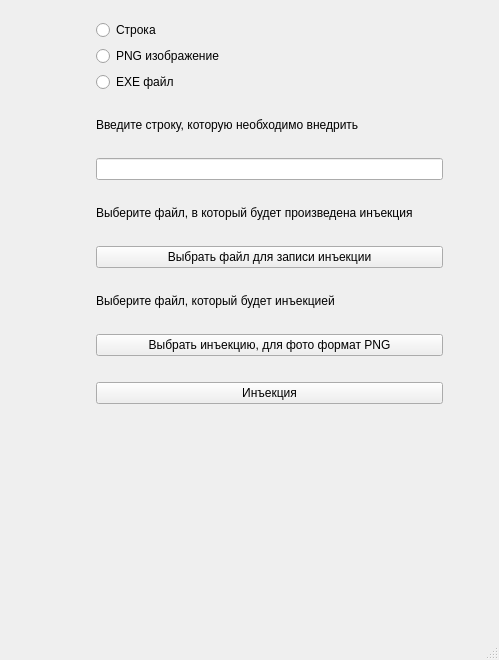
<?xml version="1.0" encoding="UTF-8"?>
<ui version="4.0">
 <class>MainWindow</class>
 <widget class="QMainWindow" name="MainWindow">
  <property name="geometry">
   <rect>
    <x>0</x>
    <y>0</y>
    <width>499</width>
    <height>660</height>
   </rect>
  </property>
  <property name="windowTitle">
   <string>MainWindow</string>
  </property>
  <widget class="QWidget" name="centralwidget">
   <widget class="QWidget" name="formLayoutWidget">
    <property name="geometry">
     <rect>
      <x>90</x>
      <y>20</y>
      <width>353</width>
      <height>491</height>
     </rect>
    </property>
    <layout class="QFormLayout" name="formLayout">
     <item row="1" column="1">
      <layout class="QVBoxLayout" name="InjectTypeLayout">
       <item>
        <widget class="QRadioButton" name="String">
         <property name="text">
          <string>Строка</string>
         </property>
        </widget>
       </item>
       <item>
        <widget class="QRadioButton" name="PNG">
         <property name="text">
          <string>PNG изображение</string>
         </property>
        </widget>
       </item>
       <item>
        <widget class="QRadioButton" name="EXE">
         <property name="text">
          <string>EXE файл</string>
         </property>
        </widget>
       </item>
       <item>
        <spacer name="horizontalSpacer_3">
         <property name="orientation">
          <enum>Qt::Horizontal</enum>
         </property>
         <property name="sizeHint" stdset="0">
          <size>
           <width>40</width>
           <height>20</height>
          </size>
         </property>
        </spacer>
       </item>
       <item>
        <layout class="QVBoxLayout" name="verticalLayout">
         <item>
          <widget class="QLabel" name="label_2">
           <property name="text">
            <string>Введите строку, которую необходимо внедрить</string>
           </property>
          </widget>
         </item>
         <item>
          <spacer name="horizontalSpacer_6">
           <property name="orientation">
            <enum>Qt::Horizontal</enum>
           </property>
           <property name="sizeHint" stdset="0">
            <size>
             <width>40</width>
             <height>20</height>
            </size>
           </property>
          </spacer>
         </item>
         <item>
          <widget class="QLineEdit" name="StringLine">
           <property name="inputMask">
            <string/>
           </property>
           <property name="text">
            <string/>
           </property>
          </widget>
         </item>
         <item>
          <spacer name="horizontalSpacer_7">
           <property name="orientation">
            <enum>Qt::Horizontal</enum>
           </property>
           <property name="sizeHint" stdset="0">
            <size>
             <width>40</width>
             <height>20</height>
            </size>
           </property>
          </spacer>
         </item>
         <item>
          <widget class="QLabel" name="label">
           <property name="text">
            <string>Выберите файл, в который будет произведена инъекция</string>
           </property>
          </widget>
         </item>
         <item>
          <spacer name="horizontalSpacer_8">
           <property name="orientation">
            <enum>Qt::Horizontal</enum>
           </property>
           <property name="sizeHint" stdset="0">
            <size>
             <width>40</width>
             <height>20</height>
            </size>
           </property>
          </spacer>
         </item>
         <item>
          <widget class="QPushButton" name="OpenMainFile">
           <property name="text">
            <string>Выбрать файл для записи инъекции</string>
           </property>
          </widget>
         </item>
         <item>
          <spacer name="horizontalSpacer_9">
           <property name="orientation">
            <enum>Qt::Horizontal</enum>
           </property>
           <property name="sizeHint" stdset="0">
            <size>
             <width>40</width>
             <height>20</height>
            </size>
           </property>
          </spacer>
         </item>
         <item>
          <widget class="QLabel" name="label_3">
           <property name="text">
            <string>Выберите файл, который будет инъекцией</string>
           </property>
          </widget>
         </item>
         <item>
          <spacer name="horizontalSpacer_10">
           <property name="orientation">
            <enum>Qt::Horizontal</enum>
           </property>
           <property name="sizeHint" stdset="0">
            <size>
             <width>40</width>
             <height>20</height>
            </size>
           </property>
          </spacer>
         </item>
         <item>
          <widget class="QPushButton" name="OpenSecondFile">
           <property name="text">
            <string>Выбрать инъекцию, для фото формат PNG</string>
           </property>
          </widget>
         </item>
         <item>
          <spacer name="horizontalSpacer_5">
           <property name="orientation">
            <enum>Qt::Horizontal</enum>
           </property>
           <property name="sizeHint" stdset="0">
            <size>
             <width>40</width>
             <height>20</height>
            </size>
           </property>
          </spacer>
         </item>
         <item>
          <widget class="QPushButton" name="Start">
           <property name="text">
            <string>Инъекция</string>
           </property>
          </widget>
         </item>
         <item>
          <spacer name="verticalSpacer_2">
           <property name="orientation">
            <enum>Qt::Vertical</enum>
           </property>
           <property name="sizeHint" stdset="0">
            <size>
             <width>20</width>
             <height>40</height>
            </size>
           </property>
          </spacer>
         </item>
        </layout>
       </item>
      </layout>
     </item>
    </layout>
   </widget>
   <widget class="QLabel" name="main_label">
    <property name="geometry">
     <rect>
      <x>10</x>
      <y>540</y>
      <width>47</width>
      <height>13</height>
     </rect>
    </property>
    <property name="text">
     <string/>
    </property>
   </widget>
   <widget class="QLabel" name="second_label">
    <property name="geometry">
     <rect>
      <x>20</x>
      <y>510</y>
      <width>47</width>
      <height>13</height>
     </rect>
    </property>
    <property name="text">
     <string/>
    </property>
   </widget>
   <widget class="QLabel" name="ALERT">
    <property name="geometry">
     <rect>
      <x>90</x>
      <y>520</y>
      <width>345</width>
      <height>81</height>
     </rect>
    </property>
    <property name="font">
     <font>
      <pointsize>20</pointsize>
     </font>
    </property>
    <property name="text">
     <string/>
    </property>
   </widget>
  </widget>
  <widget class="QMenuBar" name="menubar">
   <property name="geometry">
    <rect>
     <x>0</x>
     <y>0</y>
     <width>499</width>
     <height>21</height>
    </rect>
   </property>
  </widget>
  <widget class="QStatusBar" name="statusbar"/>
 </widget>
 <resources/>
 <connections/>
</ui>
